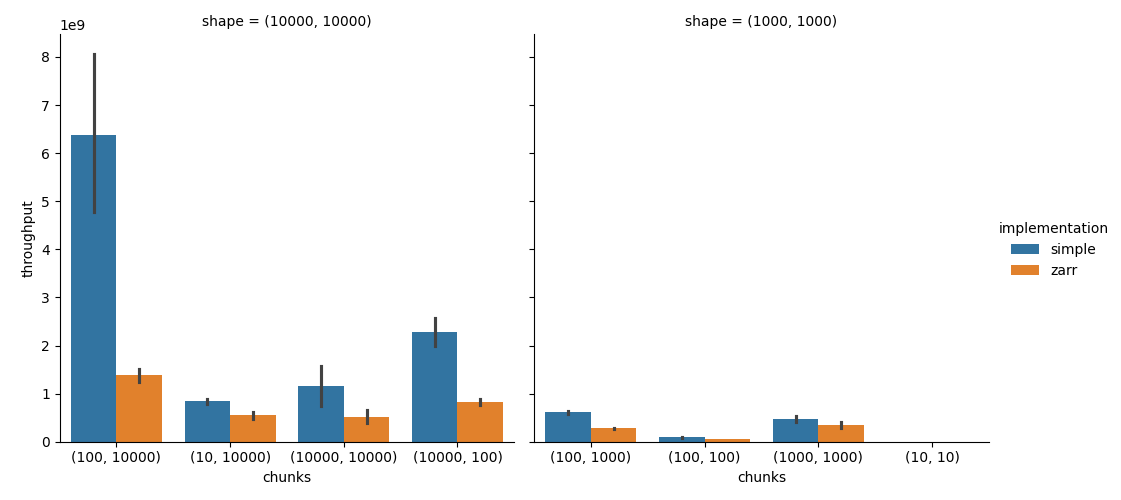

Generate this figure with Python:
"""
┏━━━━━━━━━━━━┳━━━━━━━━━━━━━┳━━━━━━━━━━━━━━━━━━━┓
┃ Benchmark  ┃ Duration    ┃ Throughput (GB/s) ┃
┡━━━━━━━━━━━━╇━━━━━━━━━━━━━╇━━━━━━━━━━━━━━━━━━━┩
│ Zarr async │ 0.25 ± 0.02 │ 1.57              │
│ simple     │ 0.09 ± 0.02 │ 4.63              │
└────────────┴─────────────┴───────────────────┘
"""

import asyncio
import concurrent.futures
import inspect
import math
import os
import pathlib
from typing import Any, cast

import numcodecs.abc
import numpy as np
import pytest

import zarr
import zarr.abc.codec
import zarr.abc.store
import zarr.api.asynchronous
import zarr.codecs.blosc
import zarr.codecs.transpose
import zarr.codecs.zstd
import zarr.core.buffer
import zarr.core.indexing
import zarr.core.metadata.v3
import zarr.storage


def cp_shape(cp: zarr.core.indexing.ChunkProjection) -> tuple[int, ...]:
    # TODO: add to ChunkProjection
    shape = []
    for s in cp.chunk_selection:
        if isinstance(s, slice):
            shape.append((s.stop - s.start) // (s.step or 1))
        else:
            shape.append(len(s))  # TODO: coverage

    return tuple(shape)


def _is_contiguous_indexer(indexer: zarr.core.indexing.BasicIndexer) -> bool:
    """
    Check whether an indexer induces a contiguous read.

    An indexer induces a contiguous read if:

    - ...

    """
    for dim_indexer, shape in zip(
        reversed(indexer.dim_indexers[1:]), reversed(indexer.shape[1:]), strict=True
    ):
        if dim_indexer.dim_chunk_len < dim_indexer.dim_len and dim_indexer.dim_chunk_len < shape:
            return False

    return True


async def _get_wrapper(
    store: zarr.abc.store.Store, key: str, prototype: zarr.core.buffer.BufferPrototype
) -> tuple[str, zarr.core.buffer.Buffer | None]:
    """
    A wrapper around Store.get that also returns the key used.
    """
    result = await store.get(key, prototype=prototype)
    return key, result


async def _get_into_wrapper(
    store: zarr.abc.store.Store, key: str, out: zarr.core.buffer.Buffer
) -> tuple[str, bool]:
    """
    A wrapper around Store.get_into that also returns the key used.
    """
    result = await store.get_into(key, out=out)
    return key, result


def _decode_wrapper(
    numcodecs_codecs: list[numcodecs.abc.Codec],
    buffer: zarr.core.buffer.Buffer | None,
    prototype: zarr.core.buffer.BufferPrototype,
    out: zarr.core.buffer.NDArrayLike,
    cp: zarr.core.indexing.ChunkProjection,
    use_decode_into: bool,
    fill_value: Any,
) -> None:
    if buffer is None:
        out[cp.out_selection] = fill_value  # type: ignore[assignment]
        return

    n_codecs = len(numcodecs_codecs)
    if len(numcodecs_codecs) == 0:
        # we need to copy the ...
        out[cp.out_selection] = buffer.as_array_like().view(out.dtype).reshape(cp_shape(cp))
    else:
        for i, codec in enumerate(numcodecs_codecs, 1):
            if i == n_codecs:
                # The final codec; we have our potential decode-into optimization available.
                if use_decode_into:
                    # We can decode directly into the output buffer.
                    codec.decode(
                        buffer.as_array_like(),
                        out[cp.out_selection].view("b").ravel(),  # type: ignore[assignment]
                    )
                else:
                    # We *must* use a temporary buffer here.
                    tmp = codec.decode(buffer.as_array_like())
                    assert tmp is not None
                    out[cp.out_selection] = (
                        prototype.buffer.from_bytes(tmp)
                        .as_array_like()
                        .view(out.dtype)
                        .reshape(cp_shape(cp))
                    )
            else:
                # We *must* use a temporary buffer here.
                tmp = codec.decode(buffer.as_array_like())
                assert tmp is not None
                buffer = prototype.buffer.from_bytes(tmp)


def _get_numcodecs_codec(codec: zarr.abc.codec.Codec) -> numcodecs.abc.Codec:
    # We're deliberately avoiding the zarr Codec interface, because
    # 1. We don't want to deal with batching (yet)
    # 2. We don't want to deal with async (ever). We're compute bound, so
    #    async is just overhead.
    match codec:
        case zarr.codecs.zstd.ZstdCodec():
            return codec._zstd_codec
        case zarr.codecs.blosc.BloscCodec():
            return codec._blosc_codec
        case _:  # pragma: no cover
            raise NotImplementedError(f"Codec {codec} not supported")


async def getitem(
    array: zarr.AsyncArray[zarr.core.metadata.v3.ArrayV3Metadata],
    selection: zarr.core.indexing.BasicSelection,
    prototype: zarr.core.buffer.BufferPrototype | None = None,
    *,
    pool: concurrent.futures.Executor | None = None,
    use_readinto: bool | None = None,
) -> zarr.core.buffer.NDArrayLike:
    """
    An Array.getitem focused on simplicity, memory, and performance.

    Parameters
    ----------
    array : zarr.AsyncArray
        The array to slice.
    selection : zarr.core.indexing.BasicSelection
        The selection to getitem from.
    prototype : zarr.core.buffer.BufferPrototype, optional
        The prototype to use for the output buffer.

    Returns
    -------
    array : zarr.core.buffer.NDArrayLike
        An in-memory array.

    Notes
    -----

    This implementation

    - Reads chunks concurrently using asyncio
    - Decodes chunks in parallel using a thread pool

    I/O and decoding are overlapped. As read tasks complete, decode tasks are
    scheduled in the thread pool.

    When possible, i.e. when the chunks are contiguous in the output buffer, we
    avoid an intermediate buffers.

    - We read directly into the output buffer if there are no codecs and the
      store supports it.
    - We decode directly into the output buffer if the codec supports it.

    Under this system, the theoretical peak memory usage is equal to the sum of:

    - the *compressed* chunk sizes
    - the intermediate buffers used by the decoder (if any)
    - the output buffer

    In practice, the compressed bytes can and will be freed from memory as soon
    as the decode is finished so the peak memory usage will be lower.

    At the moment, this implementation does *not* support:

    - Reading a subset of a chunk (i.e. you can only read all of one or more chunks)
    - Non-numcodecs codecs
    """
    # Validation
    indexer = zarr.core.indexing.BasicIndexer(
        selection, array.metadata.shape, array.metadata.chunk_grid
    )
    if not all(cp.is_complete_chunk for cp in indexer):
        # We can eventually support contiguous slices off the ends.
        # We can't (ever?) support fancy indexing.
        raise NotImplementedError("Partial chunks are not supported yet")

    # Setup
    prototype = prototype or zarr.core.buffer.default_buffer_prototype()
    pool = pool or concurrent.futures.ThreadPoolExecutor()

    bytes_bytes_codecs = [
        _get_numcodecs_codec(x)
        for x in array.metadata.codecs
        if isinstance(x, zarr.abc.codec.BytesBytesCodec)
    ]

    use_readinto2 = (
        use_readinto
        and _is_contiguous_indexer(indexer)
        and len(bytes_bytes_codecs) == 0
        and array.store.supports_get_into
    )
    if use_readinto and not use_readinto2:
        raise ValueError(
            "Required zero-copy read with 'use_readinto=True', but not possible given the indexer, codec configuration, or store."
        )
    use_readinto = use_readinto2
    use_decode_into = (
        _is_contiguous_indexer(indexer)
        and len(bytes_bytes_codecs) > 0
        and "out" in inspect.signature(bytes_bytes_codecs[-1].decode).parameters
    )

    # Stage 1: Read the bytes:
    keys = {array.metadata.encode_chunk_key(cp.chunk_coords): cp for cp in indexer}
    full_keys = {(array.store_path / key).path: cp for key, cp in keys.items()}

    out = prototype.nd_buffer.empty(
        shape=indexer.shape,
        dtype=array.dtype,
        order=array.order,
    )

    if use_readinto:
        coros = [
            _get_into_wrapper(
                array.store, key, out.as_ndarray_like()[cp.out_selection].view("b").ravel()
            )
            for key, cp in zip(full_keys, indexer, strict=True)
        ]
    else:
        coros = [_get_wrapper(array.store, key, prototype) for key in full_keys]

    # We want to read from the store and decode (finished) chunks in parallel.
    # As soon as a read task is done, we'll schedule the decode task.
    # note: `asyncio.create_task` schedules this to run immediately.
    read_tasks = [asyncio.create_task(coro) for coro in coros]
    decode_futures = []

    for read_future in asyncio.as_completed(read_tasks):
        # As soon as a read task is done, we'll schedule the decode task.
        key, maybe_buffer = await read_future
        cp = full_keys[key]

        if use_readinto:
            # maybe_buffer is a bool. If it's true, we don't need to worry about a thing
            if maybe_buffer is False:
                # we need to insert the fill value
                out[cp.out_selection] = array.metadata.fill_value  # TODO: coverage
        else:
            # we know that not use_readinto implies maybe_buffer is Buffer | None,
            # i.e. not a bool
            decode_futures.append(
                pool.submit(
                    _decode_wrapper,
                    bytes_bytes_codecs,
                    maybe_buffer,  # type: ignore[arg-type]
                    prototype,
                    out.as_ndarray_like(),
                    cp,
                    use_decode_into,
                    array.metadata.fill_value,
                )
            )

    if decode_futures:
        for future in concurrent.futures.as_completed(decode_futures):
            # And now we just check for errors.
            future.result()

    return out.as_ndarray_like()


@pytest.fixture(params=["local", "memory"])
def store(
    tmp_path: pathlib.Path, request: pytest.FixtureRequest
) -> zarr.storage.LocalStore | zarr.storage.MemoryStore:
    if request.param == "local":
        return zarr.storage.LocalStore(tmp_path / "test.zarr")
    else:
        return zarr.storage.MemoryStore()


@pytest.fixture(
    params=[
        ((100, 100), (1, 100)),
    ],
)
def shape_chunks(request: pytest.FixtureRequest) -> tuple[tuple[int, ...], tuple[int, ...]]:
    shape, chunks = request.param
    return shape, chunks


@pytest.fixture(
    params=[
        ([], False),
        ([], True),
        ([zarr.codecs.zstd.ZstdCodec(level=0)], False),
        ([zarr.codecs.blosc.BloscCodec(clevel=5)], False),
    ],
    ids=["none-noreadinto", "none-readinto", "zstd", "blosc"],
)
def compressors_use_readinto(
    request: pytest.FixtureRequest,
) -> tuple[list[zarr.abc.codec.BytesBytesCodec], bool]:
    return request.param


@pytest.fixture
async def array_use_readinto(
    store: zarr.storage.LocalStore | zarr.storage.MemoryStore,
    shape_chunks: tuple[tuple[int, ...], tuple[int, ...]],
    compressors_use_readinto: tuple[list[zarr.abc.codec.BytesBytesCodec], bool],
) -> tuple[zarr.AsyncArray[zarr.core.metadata.v3.ArrayV3Metadata], bool]:
    shape, chunks = shape_chunks
    compressors, use_readinto = compressors_use_readinto
    z = await zarr.api.asynchronous.create_array(
        store=store,
        name="test",
        overwrite=True,
        shape=shape,
        chunks=chunks,
        dtype="int32",
        zarr_format=3,
        compressors=compressors,
    )
    z = cast(zarr.AsyncArray[zarr.core.metadata.v3.ArrayV3Metadata], z)
    await z.setitem(slice(None), np.arange(math.prod(shape), dtype="int32").reshape(shape))
    return z, use_readinto


@pytest.fixture
async def simple_array() -> zarr.AsyncArray[zarr.core.metadata.v3.ArrayV3Metadata]:
    """A non-parametrized array fixture."""
    store = zarr.storage.MemoryStore()
    shape, chunks = (10, 10), (5, 5)
    z = await zarr.api.asynchronous.create_array(
        store=store,
        name="test",
        overwrite=True,
        shape=shape,
        chunks=chunks,
        zarr_format=3,
        dtype="int32",
    )
    z = cast(zarr.AsyncArray[zarr.core.metadata.v3.ArrayV3Metadata], z)
    await z.setitem(slice(None), np.arange(math.prod(shape), dtype="int32").reshape(shape))
    return z


@pytest.mark.parametrize(
    "selection",
    [
        slice(None),
        (slice(1), slice(None)),
        (slice(None), slice(100)),
        (slice(1), slice(100)),
    ],
)
async def test_getitem(
    array_use_readinto: tuple[zarr.AsyncArray[zarr.core.metadata.v3.ArrayV3Metadata], bool],
    selection: zarr.core.indexing.BasicSelection,
) -> None:
    array, use_readinto = array_use_readinto
    pool = concurrent.futures.ThreadPoolExecutor()
    result = await getitem(array, selection, pool=pool, use_readinto=use_readinto)
    expected = await array.getitem(selection)
    np.testing.assert_array_equal(result, expected)


@pytest.fixture
async def array_chunked_xy(
    store: zarr.abc.store.Store,
) -> zarr.AsyncArray[zarr.core.metadata.v3.ArrayV3Metadata]:
    shape = (10, 10)
    chunks = (5, 5)
    dtype = "int32"
    z = await zarr.api.asynchronous.create_array(
        store=store,
        name="test",
        overwrite=True,
        shape=shape,
        chunks=chunks,
        dtype=dtype,
        zarr_format=3,
    )
    z = cast(zarr.AsyncArray[zarr.core.metadata.v3.ArrayV3Metadata], z)
    await z.setitem(slice(None), np.arange(math.prod(shape), dtype=dtype).reshape(shape))
    return z


@pytest.mark.parametrize(
    "selection",
    [
        (slice(5), slice(5)),
        (slice(None), slice(5)),
        (slice(None), slice(None)),
        (slice(5), slice(None)),
    ],
)
async def test_getitem_chunked_xy(
    array_chunked_xy: zarr.AsyncArray[zarr.core.metadata.v3.ArrayV3Metadata],
    selection: zarr.core.indexing.BasicSelection,
) -> None:
    # some failures here when the selection is not contiguous.
    result = await getitem(array_chunked_xy, selection)
    expected = await array_chunked_xy.getitem(selection)
    np.testing.assert_array_equal(result, expected)


async def test_getitem_missing(store: zarr.abc.store.Store) -> None:
    z = await zarr.api.asynchronous.create_array(
        store=store,
        name="test",
        overwrite=True,
        shape=(10, 10),
        chunks=(5, 5),
        zarr_format=3,
        dtype="int32",
    )

    result = await getitem(z, slice(None))
    expected = await z.getitem(slice(None))
    np.testing.assert_array_equal(result, expected)


async def test_multistage_codec(store: zarr.abc.store.Store) -> None:
    z = await zarr.api.asynchronous.create_array(
        store=store,
        name="test",
        overwrite=True,
        shape=(10, 10),
        chunks=(5, 5),
        dtype="int32",
        zarr_format=3,
        # filters=[zarr.codecs.transpose.TransposeCodec(order=(1, 0))],
        compressors=[zarr.codecs.zstd.ZstdCodec(level=1), zarr.codecs.zstd.ZstdCodec(level=2)],
    )
    z = cast(zarr.AsyncArray[zarr.core.metadata.v3.ArrayV3Metadata], z)
    await z.setitem(slice(None), np.arange(math.prod(z.shape), dtype="int32").reshape(z.shape))
    result = await getitem(z, slice(None))
    expected = await z.getitem(slice(None))
    np.testing.assert_array_equal(result, expected)


async def test_getitem_partial_raises(
    simple_array: zarr.AsyncArray[zarr.core.metadata.v3.ArrayV3Metadata],
) -> None:
    with pytest.raises(NotImplementedError, match="Partial chunks are not supported yet"):
        await getitem(simple_array, (slice(1), slice(1)))


async def main() -> None:  # pragma: no cover
    import dataclasses

    import matplotlib.pyplot as plt
    import pandas as pd
    import rich
    import seaborn as sns

    from bench import RecordSet, Run

    # Early results show good perf for read_into *from local disk*.
    # Approximately 35% faster for Zarr (not using readinto, so just avoiding slower decompression)
    # And ~320% faster for simple (using readinto)
    # Params(shape=(10000, 10000), chunks=(100, 10000), compressors=[ZstdCodec(level=0, checksum=False)], use_readinto=False)
    # ┏━━━━━━━━━━━━┳━━━━━━━━━━━━━┳━━━━━━━━━━━━━━━━━━━┓
    # ┃ Benchmark  ┃ Duration    ┃ Throughput (GB/s) ┃
    # ┡━━━━━━━━━━━━╇━━━━━━━━━━━━━╇━━━━━━━━━━━━━━━━━━━┩
    # │ Zarr async │ 0.35 ± 0.05 │ 1.14              │
    # │ simple     │ 0.11 ± 0.02 │ 3.55              │
    # └────────────┴─────────────┴───────────────────┘
    # Params(shape=(10000, 10000), chunks=(100, 10000), compressors=[], use_readinto=True)
    # ┏━━━━━━━━━━━━┳━━━━━━━━━━━━━┳━━━━━━━━━━━━━━━━━━━┓
    # ┃ Benchmark  ┃ Duration    ┃ Throughput (GB/s) ┃
    # ┡━━━━━━━━━━━━╇━━━━━━━━━━━━━╇━━━━━━━━━━━━━━━━━━━┩
    # │ Zarr async │ 0.26 ± 0.08 │ 1.54              │
    # │ simple     │ 0.03 ± 0.00 │ 11.49             │
    # └────────────┴─────────────┴───────────────────┘

    @dataclasses.dataclass
    class Params:
        shape: tuple[int, ...]
        chunks: tuple[int, ...]
        compressors: list[zarr.abc.codec.BytesBytesCodec] = dataclasses.field(
            default_factory=lambda: [zarr.codecs.zstd.ZstdCodec(level=0)]
        )
        use_readinto: bool = False

    param_grid = [
        Params(
            shape=(10_000, 10_000),
            chunks=(100, 10_000),
        ),
        # Small chunks
        Params(
            shape=(10_000, 10_000),
            chunks=(10, 10_000),
        ),
        # Large chunks
        Params(
            shape=(10_000, 10_000),
            chunks=(10_000, 10_000),
        ),
        # non-contigous
        Params(
            shape=(10_000, 10_000),
            chunks=(10_000, 100),
        ),
        # Smaller shape
        Params(
            shape=(1_000, 1_000),
            chunks=(100, 1_000),
        ),
        Params(
            shape=(1_000, 1_000),
            chunks=(100, 100),
        ),
        Params(
            shape=(1_000, 1_000),
            chunks=(1_000, 1_000),
        ),
        Params(
            shape=(1_000, 1_000),
            chunks=(10, 10),
        ),
        Params(
            shape=(10_000, 10_000),
            chunks=(100, 10_000),
            compressors=[],
            use_readinto=True,
        ),
        # Small chunks
        Params(
            shape=(10_000, 10_000),
            chunks=(10, 10_000),
            compressors=[],
            use_readinto=True,
        ),
        # Large chunks
        Params(
            shape=(10_000, 10_000),
            chunks=(10_000, 10_000),
            compressors=[],
            use_readinto=True,
        ),
    ]

    records = []
    for params in param_grid:
        # setup
        # SHAPE = (10_000, 10_000)
        # CHUNKS = (100, 10_000)
        DTYPE = "int32"
        NUMEL = math.prod(params.shape)
        store = zarr.storage.LocalStore("test.zarr")
        array = zarr.create_array(
            store=store,
            name="simple",
            overwrite=True,
            shape=params.shape,
            chunks=params.chunks,
            dtype=DTYPE,
            compressors=params.compressors,
        )
        array[:] = np.arange(NUMEL, dtype="int32").reshape(params.shape)
        pool = concurrent.futures.ThreadPoolExecutor(max_workers=(os.cpu_count() or 32) - 1)

        z = await zarr.api.asynchronous.open_array(store="test.zarr", path="simple", zarr_format=3)

        rs_zarr_async_getitem = await RecordSet.acollect(
            "Zarr async",
            z.getitem,
            selection=slice(None),
        )
        rs_simple = await RecordSet.acollect(
            "simple", getitem, z, slice(None), pool=pool, use_readinto=params.use_readinto
        )
        # validate
        expected = rs_zarr_async_getitem.records[0].value
        np.testing.assert_array_equal(rs_simple.records[0].value, expected)

        # report
        results = Run(
            sets=[
                rs_zarr_async_getitem,
                rs_simple,
            ],
            nbytes=z.nbytes,
        )
        rich.print(params)
        rich.print(results.summarize())
        # shape, chunks, throughput
        records.extend(
            (
                str(params.shape),
                str(params.chunks),
                "simple",
                expected.nbytes / x.duration,
            )
            for x in rs_simple.records
        )

        records.extend(
            (
                str(params.shape),
                str(params.chunks),
                "zarr",
                expected.nbytes / x.duration,
            )
            for x in rs_zarr_async_getitem.records
        )

    df = pd.DataFrame(records, columns=["shape", "chunks", "implementation", "throughput"])
    sns.catplot(
        data=df,
        hue="implementation",
        x="chunks",
        y="throughput",
        kind="bar",
        col="shape",
        col_wrap=2,
        sharex=False,
    )
    plt.savefig("simple.png")


if __name__ == "__main__":  # pragma: no cove
    asyncio.run(main())
